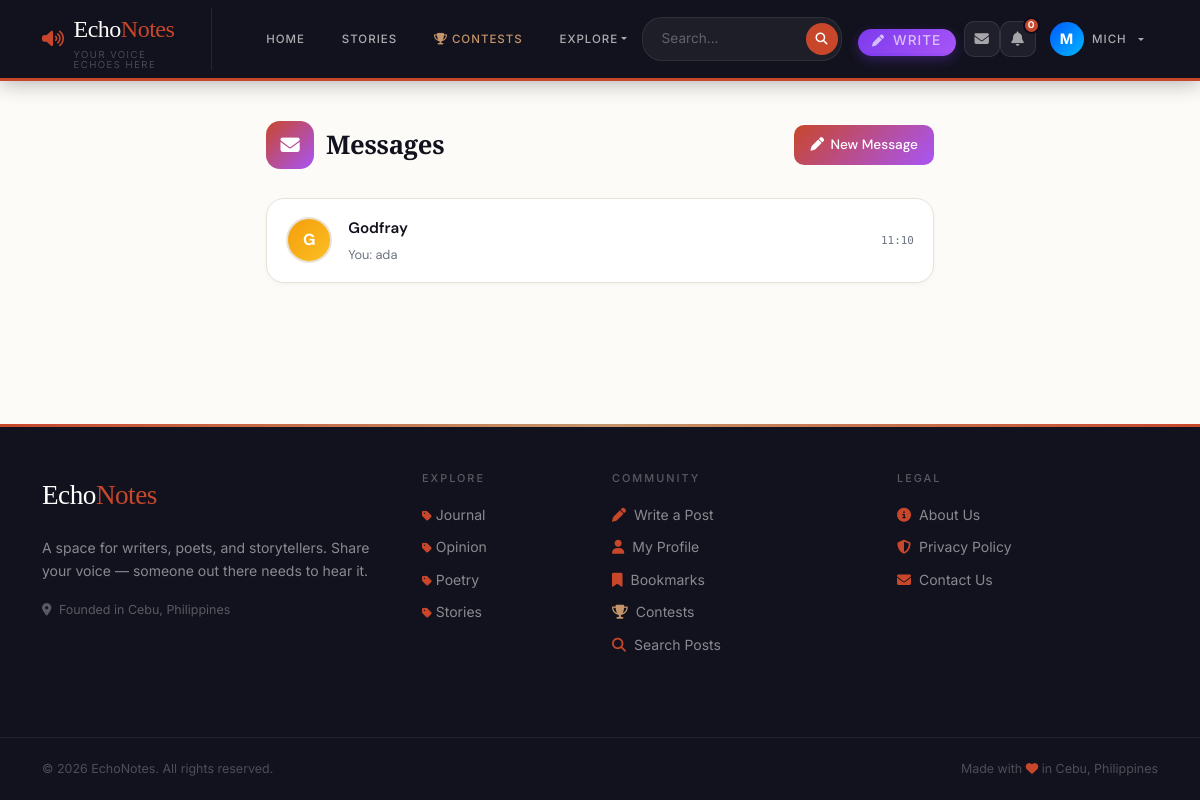
/messages/ (signed in), run on the app's committed database.
### blog/models.py (models this page shows, shortened)
class DirectMessage(models.Model):
    sender    = models.ForeignKey(User, on_delete=models.CASCADE, related_name='sent_dms')
    recipient = models.ForeignKey(User, on_delete=models.CASCADE, related_name='received_dms')
    message   = models.CharField(max_length=1000)
    created_date = models.DateTimeField(default=timezone.now)
    is_read   = models.BooleanField(default=False)
    class Meta:
        ordering = ['created_date']

class Category(models.Model):
    name = models.CharField(max_length=100, unique=True)
    slug = models.SlugField(max_length=100, unique=True)
    description = models.TextField(blank=True)
    icon = models.CharField(max_length=50, default='fas fa-circle', help_text="FontAwesome class (e.g., 'fas fa-feather')")
    color = models.CharField(max_length=20, default='#7c3aed', help_text="Brand color hex code")
    subscribers = models.ManyToManyField(User, related_name='subscribed_circles', blank=True)
    created_date = models.DateTimeField(default=timezone.now)
    class Meta:
        verbose_name_plural = 'Categories'
        ordering = ['name']

### blog/views.py (the view)
# urls.py: path('messages/', views.inbox, name='inbox'),
@login_required
def inbox(request):
    sent_to = DirectMessage.objects.filter(sender=request.user).values_list('recipient_id', flat=True).distinct()
    received_from = DirectMessage.objects.filter(recipient=request.user).values_list('sender_id', flat=True).distinct()
    contact_ids = set(list(sent_to) + list(received_from))
    contacts = User.objects.filter(id__in=contact_ids).exclude(id=request.user.id)
    conversations = []
    for contact in contacts:
        last_msg = DirectMessage.objects.filter(
            Q(sender=request.user, recipient=contact) | Q(sender=contact, recipient=request.user)
        ).order_by('-created_date').first()
        unread = DirectMessage.objects.filter(
            sender=contact, recipient=request.user, is_read=False
        ).count()
        conversations.append({
            'partner': contact,
            'last_msg': last_msg,
            'unread': unread,
        })
    conversations.sort(key=lambda x: x['last_msg'].created_date if x['last_msg'] else timezone.now(), reverse=True)
    return render(request, 'inbox.html', {'conversations': conversations})

### blog/context_processors.py (called while the page is built)
def categories(request):
    from .models import Category
    return {'categories': Category.objects.all()}

### blog/templates/inbox.html (shortened to what this page needs)
{% extends 'base.html' %}
{% load static %}
{% block content %}
<div class="inbox-wrapper">
  <div class="inbox-heading">
    <div class="inbox-icon"><i class="fas fa-envelope"></i></div>
    <h1>Messages</h1>
    <a href="#new-dm" class="inbox-new-btn" id="new-dm-toggle">
      <i class="fas fa-pen"></i> New Message
    </a>
  </div>
  <div class="inbox-card">
    {% if conversations %}
      {% for conv in conversations %}
        <a href="{% url 'conversation' conv.partner.username %}" class="inbox-thread">
          {% if conv.partner.profile.profile_pic and conv.partner.profile.profile_pic.name != 'default.jpg' %}
            <img src="{{ conv.partner.profile.profile_pic.url }}" class="inbox-avatar" alt="{{ conv.partner.username }}">
          {% else %}
            <div class="inbox-avatar-ph"
                 style="background:linear-gradient(135deg,{% if conv.partner.username|length|divisibleby:2 %}#0ea5e9,#38bdf8{% else %}#f59e0b,#fbbf24{% endif %})">
              {{ conv.partner.username|slice:":1" }}
            </div>
          {% endif %}
          <div class="inbox-info">
            <div class="inbox-name">{{ conv.partner.username }}</div>
            <div class="inbox-preview">
              {% if conv.last_msg %}
                {% if conv.last_msg.sender == request.user %}You: {% endif %}
                {{ conv.last_msg.message|truncatechars:60 }}
              {% endif %}
            </div>
          </div>
          <div class="inbox-meta">
            {% if conv.last_msg %}
              <span class="inbox-time">{{ conv.last_msg.created_date|date:"H:i" }}</span>
            {% endif %}
          </div>
        </a>
      {% endfor %}
    {% else %}
      <div class="inbox-empty">
        <i class="fas fa-comment-slash"></i>
        <p>No conversations yet.<br>Click <strong>New Message</strong> to start one!</p>
      </div>
    {% endif %}
  </div>
</div>
{% endblock %}

### blog/templates/base.html (shortened to what this page needs)
{% load static %}
<!DOCTYPE html>
<html lang="en">
<head>
  <link href="https://cdn.jsdelivr.net/npm/bootstrap@5.3.0/dist/css/bootstrap.min.css" rel="stylesheet">
  <link rel="stylesheet" href="https://cdnjs.cloudflare.com/ajax/libs/font-awesome/6.4.0/css/all.min.css">
  <link rel="stylesheet" href="{% static 'css/style.css' %}?v=1.0.1">
<body>
  <nav class="echonav navbar navbar-expand-lg">
    <div class="container">
      <a class="echo-brand" href="{% url 'landing' %}">
        <i class="fas fa-volume-up" style="color:var(--accent);font-size:1.1rem"></i>
        <div>
          Echo<span>Notes</span>
          <small>Your voice echoes here</small>
        </div>
      </a>
      <div class="collapse navbar-collapse" id="navbarNav">
        <ul class="navbar-nav me-auto mb-2 mb-lg-0 align-items-lg-center" style="gap: 0.5rem; margin-left: 1.5rem;">
          <li class="nav-item">
            <a class="nav-link" href="{% url 'landing' %}">Home</a>
          </li>
          <li class="nav-item">
            <a class="nav-link" href="{% url 'story-list' %}">Stories</a>
          </li>
          <li class="nav-item">
            <a class="nav-link highlight" href="{% url 'contest-list' %}">
              <i class="fas fa-trophy me-1" style="color:var(--gold)"></i>Contests
            </a>
          </li>
          <li class="nav-item dropdown">
            <a class="nav-link dropdown-toggle" href="#" id="exploreDropdown" role="button" data-bs-toggle="dropdown"
              aria-expanded="false">
              Explore
            </a>
          </li>
        </ul>
        <div class="d-flex align-items-lg-center gap-3">
          <form class="echo-search d-flex align-items-center m-0" action="{% url 'search' %}" method="GET"
            style="background: rgba(255,255,255,0.05); border-radius: 20px; padding: 3px; border: 1px solid rgba(255,255,255,0.08);">
            <input type="search" name="q" placeholder="Search..." required
              class="border-0 bg-transparent text-white px-3" style="outline: none; font-size: 0.85rem; width: 160px;">
            <button type="submit" class="border-0 rounded-circle d-flex justify-content-center align-items-center"
              style="background: var(--accent); width: 32px; height: 32px; color: white;"><i class="fas fa-search"
                style="font-size: 0.75rem;"></i></button>
          </form>
          <ul class="navbar-nav align-items-lg-center m-0">
            {% if user.is_authenticated %}
            <li class="nav-item me-2 d-none d-lg-block">
              <a class="nav-link py-1 px-3 text-white" href="{% url 'create-post' %}"
                style="background: linear-gradient(135deg, #7c3aed, #a855f7); border-radius: 20px; font-size: 0.85rem; font-weight: 500; display: inline-flex; align-items: center; box-shadow: 0 4px 12px rgba(124,58,237,0.3);">
                <i class="fas fa-pen me-2" style="font-size: 0.75rem;"></i> Write
              </a>
            </li>
            {% if user.is_authenticated %}
            <li class="nav-item">
              <a href="{% url 'inbox' %}" class="notif-icon-btn" title="Messages" style="text-decoration:none">
                <i class="fas fa-envelope"></i>
              </a>
            </li>
            <li class="nav-item" style="position:relative">
              <button id="notif-bell-btn" class="notif-icon-btn" title="Notifications">
                <i class="fas fa-bell"></i>
                <span id="notif-badge" class="notif-badge" style="display:none">0</span>
              </button>
            </li>
            {% endif %}
            <li class="nav-item dropdown">
              <a class="nav-link dropdown-toggle d-flex align-items-center gap-2" href="#" id="profileDropdown"
                role="button" data-bs-toggle="dropdown" aria-expanded="false" style="padding: 0.2rem 1rem;">
                <div class="rounded-circle d-flex justify-content-center align-items-center"
                  style="width: 34px; height: 34px; background: linear-gradient(135deg,rgb(0, 89, 255),rgb(0, 183, 255)); color: white; font-weight: bold; font-size: 0.9rem;">
                  {{ user.username|make_list|first|upper }}
                </div>
                <span class="d-none d-lg-block">{{ user.username }}</span>
              </a>
            </li>
            {% endif %}
          </ul>
        </div>
      </div>
    </div>
  </nav>
  <main>
    {% block content %}{% endblock %}
  </main>
  <footer class="echo-footer mt-5">
    <div class="container py-5">
      <div class="row">
        <div class="col-lg-4 mb-4">
          <div class="echo-footer-brand mb-3">Echo<span>Notes</span></div>
          <p style="color:rgba(255,255,255,0.5);font-size:0.875rem;line-height:1.7">
            A space for writers, poets, and storytellers.
            Share your voice — someone out there needs to hear it.
          </p>
          <p style="color:rgba(255,255,255,0.3);font-size:0.78rem">
            <i class="fas fa-map-marker-alt me-1"></i> Founded in Cebu, Philippines
          </p>
        </div>
        <div class="col-lg-2 col-md-4 mb-4">
          <h6>Explore</h6>
          <ul class="list-unstyled mb-0">
            {% for category in categories %}
            <li style="margin-bottom:0.5rem;">
              <a href="{% url 'category-posts' category.slug %}">
                <i class="fas fa-tag me-1" style="font-size:0.7rem;color:var(--accent)"></i>{{ category.name }}
              </a>
            </li>
            {% empty %}
            <li><a href="{% url 'landing' %}">All Posts</a></li>
            {% endfor %}
          </ul>
        </div>
        <div class="col-lg-3 col-md-4 mb-4">
          <h6>Community</h6>
          {% if user.is_authenticated %}
          <a href="{% url 'create-post' %}"><i class="fas fa-pen me-2" style="color:var(--accent)"></i>Write a Post</a>
          <a href="{% url 'profile-detail' user.username %}"><i class="fas fa-user me-2"
              style="color:var(--accent)"></i>My Profile</a>
          <a href="{% url 'my-bookmarks' %}"><i class="fas fa-bookmark me-2"
              style="color:var(--accent)"></i>Bookmarks</a>
          <a href="{% url 'contest-list' %}"><i class="fas fa-trophy me-2" style="color:var(--gold)"></i>Contests</a>
          {% endif %}
          <a href="{% url 'search' %}?q="><i class="fas fa-search me-2" style="color:var(--accent)"></i>Search Posts</a>
        </div>
        <div class="col-lg-3 col-md-4 mb-4">
          <h6>Legal</h6>
          <a href="{% url 'about' %}"><i class="fas fa-info-circle me-2" style="color:var(--accent)"></i>About Us</a>
          <a href="{% url 'privacy-policy' %}"><i class="fas fa-shield-alt me-2" style="color:var(--accent)"></i>Privacy
            Policy</a>
          <a href="{% url 'contact' %}"><i class="fas fa-envelope me-2" style="color:var(--accent)"></i>Contact Us</a>
        </div>
      </div>
    </div>
    <div class="echo-footer-bottom">
      <div class="container d-flex justify-content-between flex-wrap gap-2">
        <span>© {% now "Y" %} EchoNotes. All rights reserved.</span>
        <span>Made with <i class="fas fa-heart" style="color:var(--accent)"></i> in Cebu, Philippines</span>
      </div>
    </div>
  </footer>
</body>
</html>

### static/css/style.css (style rules this page uses)
:root { --ink: #12121e; --ink-light: #212133; --ink-muted: #6b7280; --cream: #fcfbf7; --cream-dark: #f5f1e8; --cream-border: #e8e2d4; --accent: #c8472b; --accent-hover: #a63a23; --gold: #c4956a; --gold-light: #d97706; --white: #ffffff; --font-display: 'Playfair Display', Georgia, serif; --font-body: 'Inter', system-ui, -apple-system, sans-serif; --font-mono: 'JetBrains Mono', 'DM Mono', monospace; --shadow-sm: 0 2px 4px rgba(18,18,30,0.04); --shadow-md: 0 10px 15px -3px rgba(18,18,30,0.08), 0 4px 6px -2px rgba(18,18,30,0.03); --shadow-lg: 0 25px 50px -12px rgba(18,18,30,0.15); --glass: rgba(255, 255, 255, 0.75); --glass-border: rgba(255, 255, 255, 0.5); --radius: 8px; --transition: 0.3s cubic-bezier(0.4, 0, 0.2, 1); }
*, *::before, *::after { box-sizing: border-box; }
html { scroll-behavior: smooth; }
body { font-family: var(--font-body); background: var(--cream); color: var(--ink); font-size: 16px; line-height: 1.75; -webkit-font-smoothing: antialiased; overflow-x: hidden; }
main { animation: fadeUp 0.5s ease forwards; }
h1, h2, h3, h4, h5 { font-family: var(--font-display); font-weight: 700; line-height: 1.25; letter-spacing: -0.3px; color: var(--ink); }
h1 { font-size: clamp(1.8rem, 4vw, 2.8rem); }
p { color: var(--ink-light); }
a { color: var(--accent); text-decoration: none; transition: color var(--transition); }
.echonav { background: var(--ink); border-bottom: 3px solid var(--accent); position: sticky; top: 0; z-index: 1050; box-shadow: 0 2px 20px rgba(0,0,0,0.3); }
.echonav .container { display: flex; align-items: stretch; min-height: 62px; }
.echo-brand { font-family: var(--font-display); font-size: 1.5rem; color: var(--cream) !important; text-decoration: none; padding: 0 1.5rem 0 0; display: flex; align-items: center; gap: 10px; border-right: 1px solid rgba(255,255,255,0.08); margin-right: 1rem; letter-spacing: -0.5px; transition: opacity var(--transition); }
.echo-brand span { color: var(--accent); }
.echo-brand small { font-family: var(--font-body); font-size: 0.6rem; color: rgba(255,255,255,0.3); font-weight: 300; letter-spacing: 1.5px; text-transform: uppercase; display: block; line-height: 1; }
.echonav .nav-link { color: rgba(255,255,255,0.65) !important; font-size: 0.72rem; font-weight: 500; letter-spacing: 1px; text-transform: uppercase; padding: 0 0.9rem !important; display: flex; align-items: center; border-bottom: 3px solid transparent; margin-bottom: -3px; transition: all var(--transition); white-space: nowrap; }
.echonav .nav-link.highlight { color: var(--gold) !important; }
.echo-search { display: flex; align-items: center; margin-left: auto; padding: 0.6rem 0; gap: 0; }
.echo-search input { background: rgba(255,255,255,0.07); border: 1px solid rgba(255,255,255,0.12); border-right: none; color: white; border-radius: var(--radius) 0 0 var(--radius); padding: 0.4rem 0.85rem; font-size: 0.8rem; font-family: var(--font-body); width: 200px; transition: all var(--transition); }
.echo-search input::placeholder { color: rgba(255,255,255,0.3); }
.echo-search button { background: var(--accent); border: none; color: white; padding: 0.4rem 0.85rem; border-radius: 0 var(--radius) var(--radius) 0; font-size: 0.8rem; cursor: pointer; transition: background var(--transition); }
.echo-footer { background: var(--ink); color: rgba(255,255,255,0.55); font-size: 0.875rem; position: relative; overflow: hidden; }
.echo-footer::before { content: ''; position: absolute; top: 0; left: 0; right: 0; height: 3px; background: linear-gradient(90deg, var(--accent), var(--gold), var(--accent)); }
.echo-footer-brand { font-family: var(--font-display); font-size: 1.7rem; color: white; letter-spacing: -0.5px; }
.echo-footer-brand span { color: var(--accent); }
.echo-footer h6 { font-family: var(--font-body); font-size: 0.68rem; letter-spacing: 2px; text-transform: uppercase; color: rgba(255,255,255,0.3); margin-bottom: 1.1rem; }
.echo-footer a { color: rgba(255,255,255,0.5); text-decoration: none; transition: color var(--transition); display: block; margin-bottom: 0.5rem; font-size: 0.875rem; }
.echo-footer-bottom { border-top: 1px solid rgba(255,255,255,0.07); padding: 1.25rem 0; font-size: 0.78rem; color: rgba(255,255,255,0.25); }

### data on the page
Category: name "Journal"
Category: name "Opinion"
Category: name "Poetry"
Category: name "Stories"

### other printed values
{{ user.username|make_list|first|upper }} "M"
{{ user.username }} "MICH"
{{ conv.partner.username|slice:":1" }} "G"
{{ conv.partner.username }} "Godfray"
{{ conv.last_msg.message|truncatechars:60 }} "ada"
{{ conv.last_msg.created_date|date:"H:i" }} "11:10"
